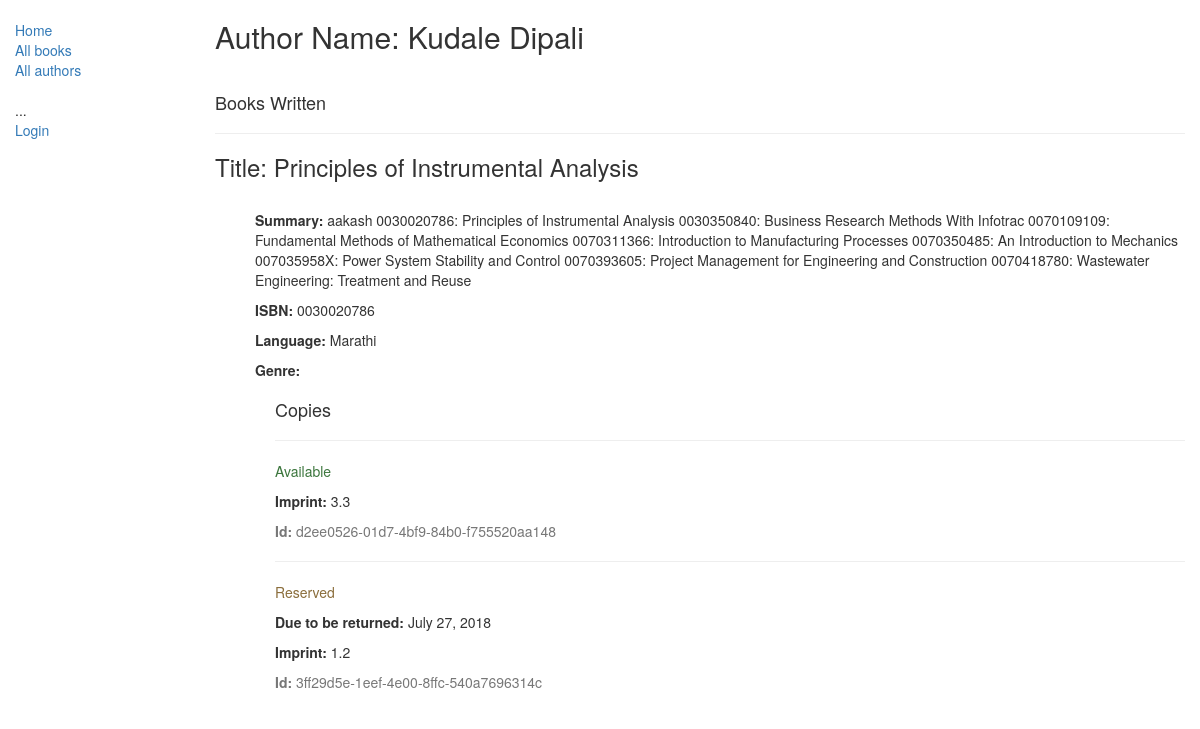
The app's page /catalog/author/2/, older data.
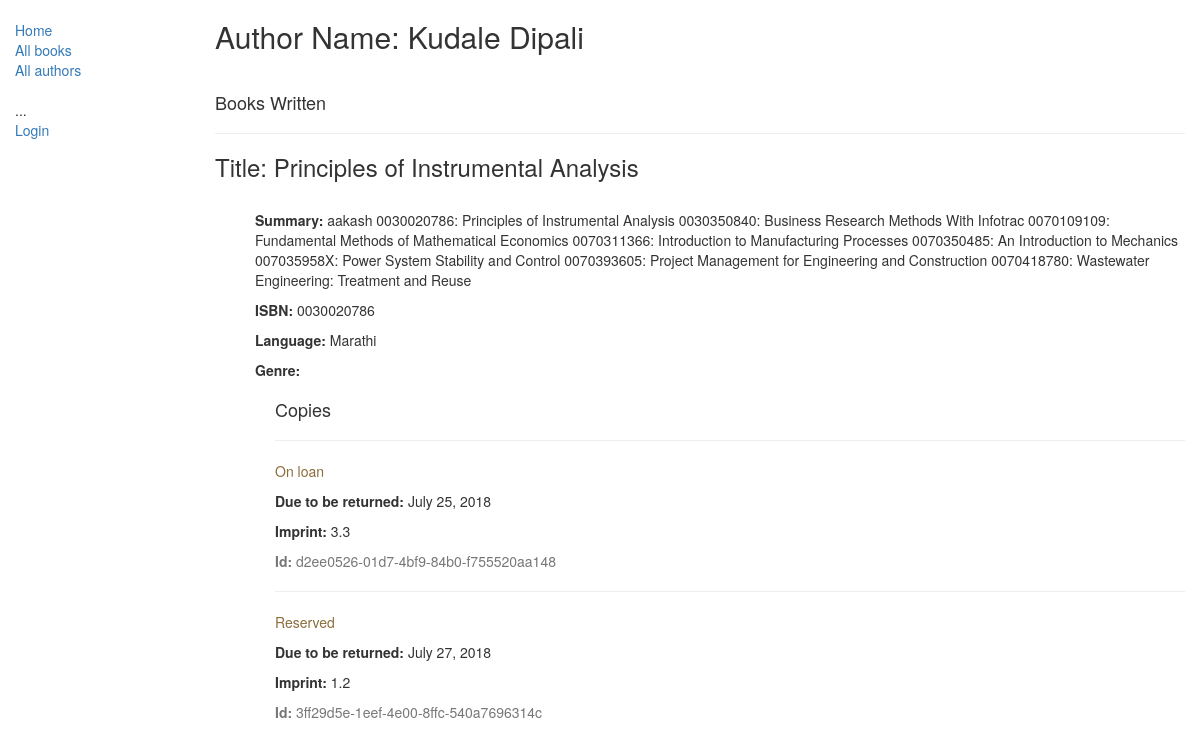
The same page, newer data.
### catalog/models.py (models this page shows, shortened)
class BookInstance(models.Model):
    id = models.UUIDField(primary_key=True, default=uuid.uuid4,
                          help_text="Unique ID for this particular book across whole library")
    book = models.ForeignKey(Book, on_delete=models.CASCADE)
    imprint = models.CharField(max_length=200)
    due_back = models.DateField(null=True, blank=True)
    LOAN_STATUS = (
        ('m', 'Maintenance'),
        ('o', 'On loan'),
        ('a', 'Available'),
        ('r', 'Reserved'),
    )
    status = models.CharField(max_length=1, choices=LOAN_STATUS, blank=True, default='m', help_text="Book Availability")
    borrower = models.ForeignKey(User, on_delete=models.SET_NULL, null=True, blank=True)
    class Meta:
        ordering = ["due_back"]
        permissions = (("can_mark_returned", "Set book as returned"),)

### catalog/views.py (the view)
# urls.py: path('author/<int:pk>/', views.AuthorDetailsView.as_view(), name="author-details"),
class AuthorDetailsView(generic.DetailView):
    model = Author

### catalog/models.py (called while the page is built)
    def __str__(self):
        return self.name

    def __str__(self):
        return '{0} {1}'.format(self.last_name, self.first_name)

### catalog/templates/catalog/author_detail.html (shortened to what this page needs)
{% extends "catalog/base_generic.html" %}
{% block content %}
{% if object %}
<h2>Author Name: {{ object }}</h2>
<br>
<h4>Books Written </h4>
    {% for book in object.book_set.all %}
    <hr>
    <h3> Title: {{ book.title }} </h3><br>
    <ul>
          <p><strong>Summary:</strong> {{ book.summary }}</p>
          <p><strong>ISBN:</strong> {{ book.isbn }}</p>
          <p><strong>Language:</strong> {{ book.language }}</p>
          <p><strong>Genre:</strong> {% for genre in book.genre.all %} {{ genre }}{% if not forloop.last %}, {% endif %}{% endfor %}</p>
          <div style="margin-left:20px;margin-top:20px">
            <h4>Copies</h4>
            {% for copy in book.bookinstance_set.all %}
              <hr>
              <p class="{% if copy.status == 'a' %}text-success{% elif copy.status == 'm' %}text-danger{% else %}text-warning{% endif %}">{{ copy.get_status_display }}</p>
              {% if copy.status != 'a' %}<p><strong>Due to be returned:</strong> {{copy.due_back}}</p>{% endif %}
              <p><strong>Imprint:</strong> {{copy.imprint}}</p>
              <p class="text-muted"><strong>Id:</strong> {{copy.id}}</p>
            {% endfor %}
          </div>
        {% endfor %}
    </ul>
{% else %}
    <p>No author is registered</p>
{% endif %}
{% endblock %}

Row changes from the older to the newer data that the page shows:
changed BookInstance "d2ee0526-01d7-4bf9-84b0-f755520aa148": status "Available" → "On loan"; due_back (not shown) → "July 25, 2018"
